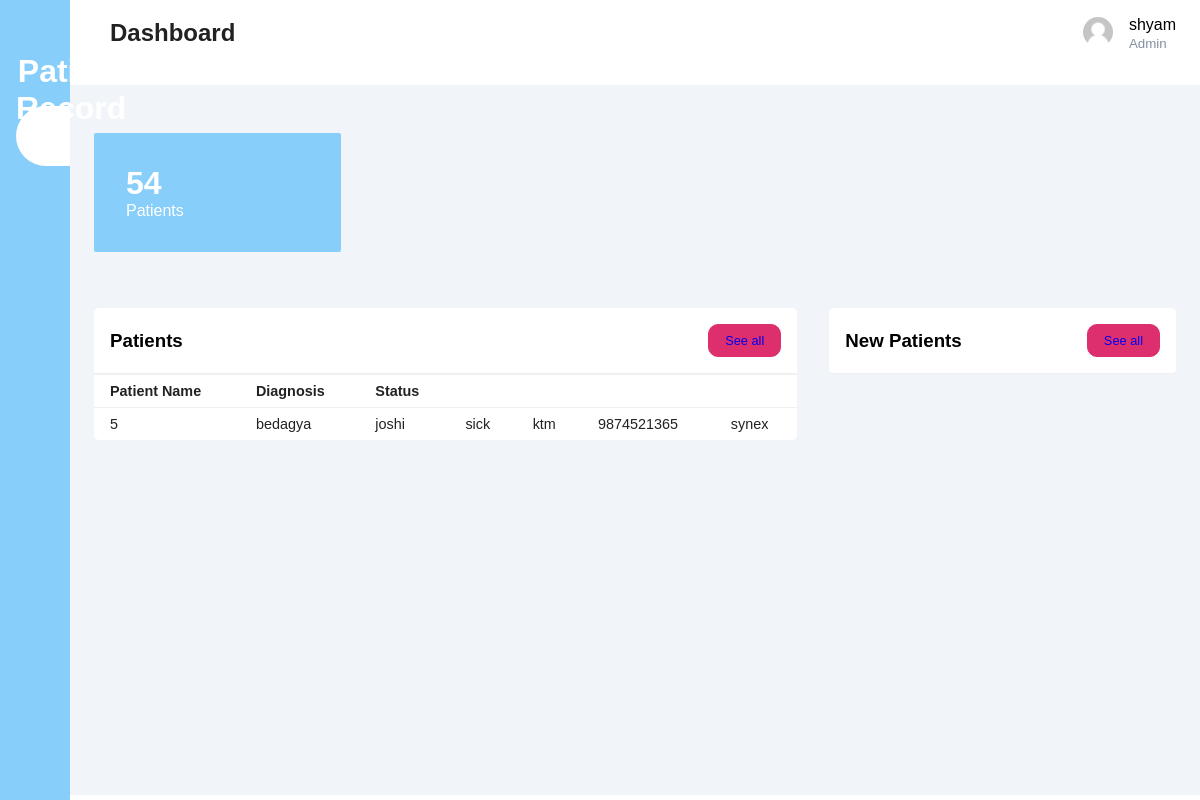
Screenshot of /admindash.php (signed in) with the database file from the repository.
### tables this page shows
CREATE TABLE `user_form` (
  `id` int(255) NOT NULL,
  `fname` varchar(255) NOT NULL,
  `lname` varchar(255) NOT NULL,
  `email` varchar(255) NOT NULL,
  `password` varchar(255) NOT NULL,
  `address` varchar(255) NOT NULL,
  `gender` enum('m','f','o') NOT NULL,
  `dob` date NOT NULL,
  `user_type` varchar(255) NOT NULL DEFAULT 'admin'
);

CREATE TABLE `add_patient` (
  `id` int(255) NOT NULL,
  `fname` varchar(255) NOT NULL,
  `lname` varchar(255) NOT NULL,
  `email` varchar(255) NOT NULL,
  `password` varchar(255) NOT NULL,
  `diagnosis` varchar(255) NOT NULL,
  `pres` varchar(255) NOT NULL,
  `phone` bigint(10) NOT NULL,
  `address` varchar(255) NOT NULL,
  `dob` date NOT NULL,
  `gender` enum('m','f','o') NOT NULL,
  `user_type` varchar(255) NOT NULL DEFAULT 'user'
);

### admindash.php (the view, shortened to what this page needs)
<?php
@include 'config.php';
?>
<!DOCTYPE html>
<html>
    <head>
        <link rel="stylesheet" href="https://maxst.icons8.com/vue-static/landings/line-awesome/line-awesome/1.3.0/css/line-awesome.min.css">
        <link rel= "stylesheet" href="dash.css">
    </head>
    <body>
        <div class="sidebar">
            <div class="sidebar-brand">
                <h1><span class="las la-h-square"></span> <span>Patient Record</span></h1>
            </div>
            <div class="sidebar-menu">
                <ul>
                    <li>
                        <a href="admindash.php" class="active"><span class="las la-igloo"></span><span>Dashboard</span></a>
                    </li>
                    <li>
                        <a href="addpat.php"><span class="las la-users"></span><span>Add Patients</span></a>
                    </li>
                    <li>
                        <a href="adminprofile.php"><span class="las la-user-circle"></span><span>Admin Profile</span></a>
                    </li>
                    <li>
                        <a href="logout.php"><span class="las la-sign-out-alt"></span><span>Logout</span></a>
                    </li>
                </ul>
            </div>
        </div>
        <div class="main-content">
            <header>
               <h2>
                    <label for="nav-toggle">
                        <span class="las la-bars"></span>
                    </label>
                    Dashboard
                </h2>
                <div class="user-wrapper">
                   <a href="adminprofile.php"><img src="user.jpg" width="30px" height="30px" alt=""></a>
                    <div>
                    <?php
                        $email=$_SESSION['admin_name'];
                        $res=mysqli_query($conn,"select * from user_form where id= $email");
                        while($row=mysqli_fetch_array($res)){
                        echo $row["fname"];
                        }
                        ?><br>
                        <small>Admin</small>
                    </div>
                </div>
            </header>
            <main>
                <div class="cards">
                    <div class="card-single">
                        <div>
                            <h1>54</h1>
                            <span>Patients</span>
                        </div>
                    </div>
                </div>
                <div class="recent-grid">
                    <div class="projects">
                        <div class="card">
                            <div class="card-header">
                                <h3>Patients</h3>
                                <button> <a href="addpat.php"> See all </a> <span class="las la-arrow-right"></span></button>
                            </div>
                            <div class="card-body">
                                <div class="table-responsive">
                                <table width="100%">
                                    <thead>
                                        <tr>
                                            <td>Patient Name</td>
                                            <td>Diagnosis</td>
                                            <td>Status</td>
                                        </tr>
                                    </thead>
                                    <?php
                                $email=$_SESSION['admin_name'];
                                $res=mysqli_query($conn,"select * from add_patient where id= $email");
                                while($row=mysqli_fetch_array($res)){
                                    echo "<tr>";
                                    echo "<td>"; echo $row["id"]; echo"</td>";
                                    echo "<td>"; echo $row["fname"]; echo"</td>";
                                    echo "<td>"; echo $row["lname"]; echo"</td>";
                                    echo "<td>"; echo $row["diagnosis"]; echo"</td>";
                                    echo "<td>"; echo $row["address"]; echo"</td>";
                                    echo "<td>"; echo $row["phone"]; echo"</td>";
                                    echo "<td>"; echo $row["pres"]; echo"</td>";
                                    echo "</tr>";
                                }
                            ?>
                                </table>
                            </div>
                            </div>
                        </div>
                    </div>
                    <div class="customers">
                        <div class="card">
                            <div class="card-header">
                                <h3>New Patients</h3>
                                <button> <a href="addpat.php"> See all </a> <span class="las la-arrow-right"></span></button>
                            </div>
                        </div>
                        </div>
                    </div>
                </div>
    </body>
</html>

### dash.css (style rules this page uses)
:root { --main-color: #DD2F6E; --color-dark: #1D2231; --text-grey: #8390A2; }
* { padding: 0; margin: 0; box-sizing: border-box; list-style-type: none; text-decoration: none; font-family: 'Quicksand', sans-serif; }
.sidebar { width: 345px; position: fixed; left: 0; top: 0; height: 100%; background-color: lightskyblue; z-index: 100; transition: width 300ms; }
.sidebar-brand { height: 90px; padding: 1rem 0rem 1rem 2rem; color: #fff; }
.sidebar-brand span { display: inline-block; padding-right: 1rem; color: white; }
.sidebar-menu { margin-top: 1rem; }
.sidebar-menu li { width: 100%; margin-bottom: 1.7rem; padding-left: 1rem; color: #fff; }
.sidebar-menu a { padding-left: 1rem; display: block; color: #fff; font-size: 1.1rem; }
.sidebar-menu a.active { background: #fff; padding-top: 1rem; padding-bottom: 1rem; color: red; border-radius: 30px 0px 0px 30px; }
.sidebar-menu a span { font-size: 1.5rem; padding-right: 1rem; }
.main-content { transition: margin-left 300ms; margin-left: 345px; }
header { background: #fff; display: flex; justify-content: space-between; padding: 1rem 1.5rem; box-shadow: 2px 2px 5px rgba(0,0,0,0,2); position: fixed; left: 345px; width: calc(100% - 345px); top: 0; z-index: 100; transition: left 300ms; }
header h2 { color: #222; }
header label span { font-size: 1.7rem; padding-right: 1rem; }
.user-wrapper { display: flex; align-items: center; }
.user-wrapper img { border-radius: 50%; margin-right: 1rem; }
.user-wrapper small { display: inline-block; color: var(--text-grey); }
main { margin-top: 85px; padding: 2rem 1.5rem; background: #f1f5f9; min-height: calc(100vh - 90px); }
.cards { display: grid; grid-template-columns: repeat(4, 1fr); grid-gap: 2rem; margin-top: 1rem; }
.card-single { display: flex; justify-content: space-between; background: #fff; padding: 2rem; border-radius: 2px; }
.card-single div:first-child span { color: var(--text-grey); }
.card-single:last-child { background: lightskyblue; }
.card-single:last-child h1, .card-single:last-child div:first-child span, .card-single:last-child div:last-child span { color: #fff; }
.recent-grid { margin-top: 3.5rem; display: grid; grid-gap: 2rem; grid-template-columns: 65% auto; }
.card { background: #fff; border-radius: 5px; }
.card-header { padding: 1rem; }
.card-header { display: flex; justify-content: space-between; align-items: center; border-bottom: 1px solid #f0f0f0; }
.card-header button { background: var(--main-color); border-radius: 10px; color: #fff; font-size: .8rem; padding: .5rem 1rem; border: 1px solid var(--main-color); }
table { border-collapse: collapse; }
thead tr { border-top: 1px solid #f0f0f0; border-bottom: 1px solid #f0f0f0; }
thead td { font-weight: 700; }
td { padding: .5rem 1rem; font-size: .9rem; color: #222; }
tr td:last-child { display: flex; align-items: center; }
.table-responsive { width: 100%; overflow-x: auto; }
@media only screen and (max-width: 1200px) { .sidebar { width: 70px; } }
@media only screen and (max-width: 1200px) { .sidebar .sidebar-brand, .sidebar li { padding-left: 1rem; text-align: center; } }
@media only screen and (max-width: 1200px) { .sidebar li a { padding-left: 0rem; } }
@media only screen and (max-width: 1200px) { .main-content { margin-left: 70px; } }
@media only screen and (max-width: 1200px) { .main-content header { width: calc(100% - 70px); left: 70px; } }

### rows the page displays
user_form: fname "shyam"
add_patient: id "5", fname "bedagya", lname "joshi", diagnosis "sick", address "ktm", phone "9874521365", pres "synex"
